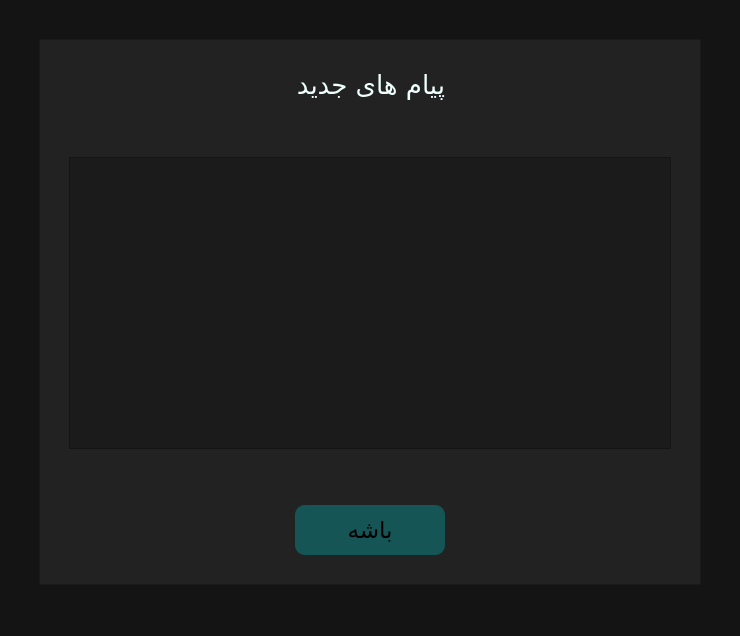
<?xml version="1.0" encoding="UTF-8"?>
<ui version="4.0">
 <class>MainWindow</class>
 <widget class="QMainWindow" name="MainWindow">
  <property name="geometry">
   <rect>
    <x>0</x>
    <y>0</y>
    <width>740</width>
    <height>636</height>
   </rect>
  </property>
  <property name="windowTitle">
   <string>اطلاعیهُ جدید</string>
  </property>
  <property name="styleSheet">
   <string notr="true">QWidget{
    background-color: rgb(20, 20, 20);
}
QFrame{
    background-color: rgb(34, 34, 34);
}

QLabel{
    font-size: 26px;
    color: rgb(238, 255, 254);
}
QPushButton{
    background-color: rgb(21, 85, 85);
    border-radius: 10px;
}
QPushButton:hover{
    background-color: rgba(38, 117, 117, 0.877);
}
QTextBrowser{
    background-color: rgb(27, 27, 27);

}
</string>
  </property>
  <widget class="QWidget" name="centralwidget">
   <layout class="QGridLayout" name="gridLayout_6">
    <item row="0" column="0">
     <layout class="QGridLayout" name="gridLayout_4">
      <property name="leftMargin">
       <number>30</number>
      </property>
      <property name="topMargin">
       <number>30</number>
      </property>
      <property name="rightMargin">
       <number>30</number>
      </property>
      <property name="bottomMargin">
       <number>20</number>
      </property>
      <item row="0" column="0">
       <widget class="QFrame" name="frame">
        <property name="frameShape">
         <enum>QFrame::Shape::StyledPanel</enum>
        </property>
        <property name="frameShadow">
         <enum>QFrame::Shadow::Raised</enum>
        </property>
        <layout class="QGridLayout" name="gridLayout_5">
         <item row="0" column="0">
          <layout class="QGridLayout" name="gridLayout">
           <property name="topMargin">
            <number>20</number>
           </property>
           <property name="spacing">
            <number>20</number>
           </property>
           <item row="0" column="0">
            <spacer name="horizontalSpacer">
             <property name="orientation">
              <enum>Qt::Orientation::Horizontal</enum>
             </property>
             <property name="sizeHint" stdset="0">
              <size>
               <width>40</width>
               <height>20</height>
              </size>
             </property>
            </spacer>
           </item>
           <item row="0" column="2">
            <spacer name="horizontalSpacer_2">
             <property name="orientation">
              <enum>Qt::Orientation::Horizontal</enum>
             </property>
             <property name="sizeHint" stdset="0">
              <size>
               <width>40</width>
               <height>20</height>
              </size>
             </property>
            </spacer>
           </item>
           <item row="0" column="1">
            <widget class="QLabel" name="label">
             <property name="font">
              <font>
               <family>B Nazanin</family>
               <pointsize>-1</pointsize>
              </font>
             </property>
             <property name="text">
              <string>پیام های جدید</string>
             </property>
            </widget>
           </item>
          </layout>
         </item>
         <item row="1" column="0">
          <layout class="QGridLayout" name="gridLayout_2">
           <property name="leftMargin">
            <number>20</number>
           </property>
           <property name="topMargin">
            <number>50</number>
           </property>
           <property name="rightMargin">
            <number>20</number>
           </property>
           <property name="bottomMargin">
            <number>50</number>
           </property>
           <item row="0" column="0">
            <widget class="QTextBrowser" name="notife">
             <property name="minimumSize">
              <size>
               <width>600</width>
               <height>250</height>
              </size>
             </property>
             <property name="font">
              <font>
               <family>B Nazanin</family>
               <pointsize>14</pointsize>
              </font>
             </property>
            </widget>
           </item>
          </layout>
         </item>
         <item row="2" column="0">
          <layout class="QGridLayout" name="gridLayout_3">
           <property name="bottomMargin">
            <number>20</number>
           </property>
           <item row="0" column="0">
            <spacer name="horizontalSpacer_3">
             <property name="orientation">
              <enum>Qt::Orientation::Horizontal</enum>
             </property>
             <property name="sizeHint" stdset="0">
              <size>
               <width>40</width>
               <height>20</height>
              </size>
             </property>
            </spacer>
           </item>
           <item row="0" column="1">
            <widget class="QPushButton" name="conf">
             <property name="minimumSize">
              <size>
               <width>150</width>
               <height>50</height>
              </size>
             </property>
             <property name="font">
              <font>
               <family>B Nazanin</family>
               <pointsize>17</pointsize>
              </font>
             </property>
             <property name="cursor">
              <cursorShape>PointingHandCursor</cursorShape>
             </property>
             <property name="text">
              <string>باشه</string>
             </property>
            </widget>
           </item>
           <item row="0" column="2">
            <spacer name="horizontalSpacer_4">
             <property name="orientation">
              <enum>Qt::Orientation::Horizontal</enum>
             </property>
             <property name="sizeHint" stdset="0">
              <size>
               <width>40</width>
               <height>20</height>
              </size>
             </property>
            </spacer>
           </item>
          </layout>
         </item>
        </layout>
       </widget>
      </item>
     </layout>
    </item>
   </layout>
  </widget>
  <widget class="QMenuBar" name="menubar">
   <property name="geometry">
    <rect>
     <x>0</x>
     <y>0</y>
     <width>740</width>
     <height>33</height>
    </rect>
   </property>
  </widget>
  <widget class="QStatusBar" name="statusbar"/>
 </widget>
 <resources/>
 <connections/>
</ui>
